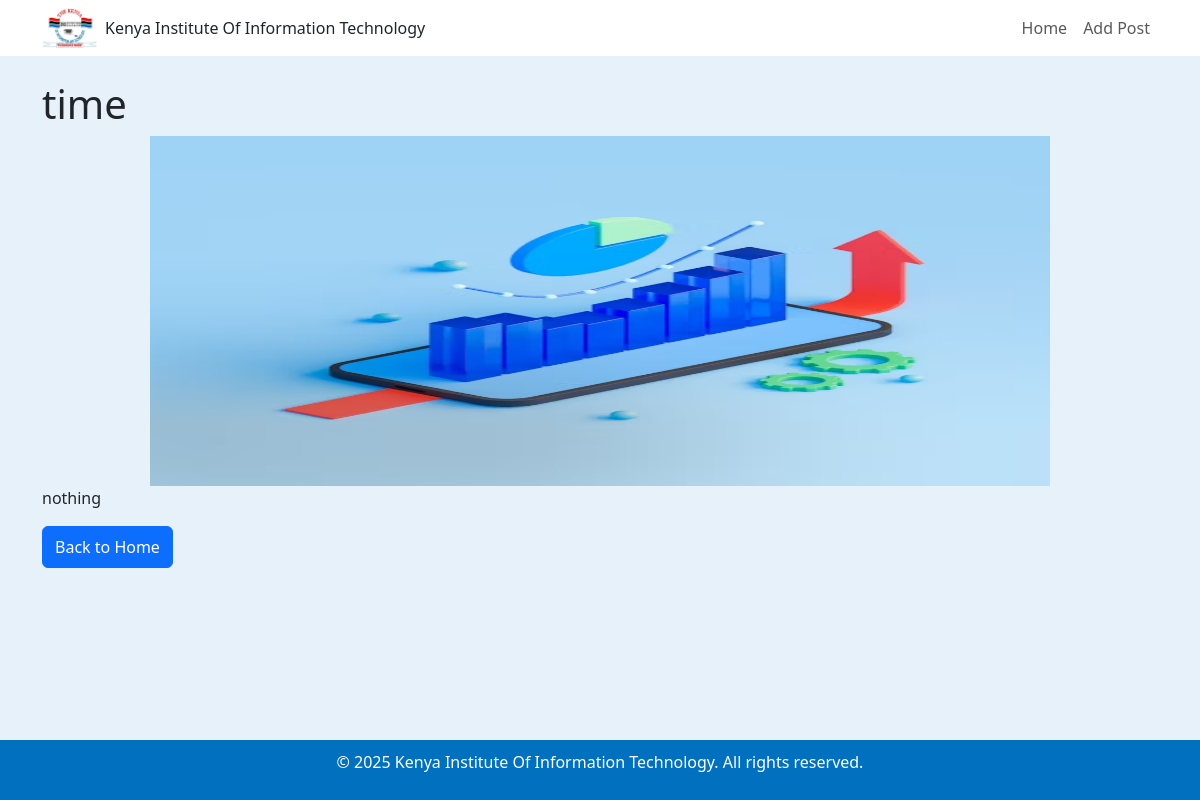
The page /post/14 on the database its author committed.
### tables this page shows
CREATE TABLE blog_posts (
                    id INTEGER PRIMARY KEY AUTOINCREMENT,
                    title TEXT NOT NULL,
                    content TEXT NOT NULL,
                    image_url TEXT NOT NULL);

### app.py (the view)
@app.route('/post/<int:post_id>')
def get_blog_post(post_id):
    conn = get_db_connection()
    conn.row_factory = sqlite3.Row  # Allows accessing columns as dict keys
    cursor = conn.cursor()
    cursor.execute("SELECT * FROM blog_posts WHERE id = ?", (post_id,))
    post = cursor.fetchone()
    conn.close()
    if post is None:
        abort(404)  # Show 404 error if post is not found
    print(dict(post))  # Debugging: Print the post data in the terminal
    return render_template('post.html', post=post)

### app.py (called while the page is built)
def get_db_connection():
    conn = sqlite3.connect('blog.db')
    conn.row_factory = sqlite3.Row  # Allows accessing columns by name
    return conn

### templates/post.html
{% extends'base.html' %}
{% block content %}
<h1>{{ post['title'] }}</h1>
<div style="text-align: center;" >
<img src="/{{ post['image_url'] }}" alt="Blog Image" width="900px" height="350px" >
</div>
<p>{{ post['content'] }}</p>
<a class="btn btn-primary w-40 py-2" href="{{ url_for('home') }}">Back to Home</a>
{% endblock %}

### static/styles.css (style rules this page uses)
html, body { height: 100%; margin: 0; padding: 0; display: flex; flex-direction: column; width: 100vw; overflow-x: hidden; }
body { flex: 1; background-color: rgb(230,241,249); width: 100%; }
* { margin: 0; padding: 0; box-sizing: border-box; }

### rows shown on the page
blog_posts: title "time", image_url (picture), content "nothing"
